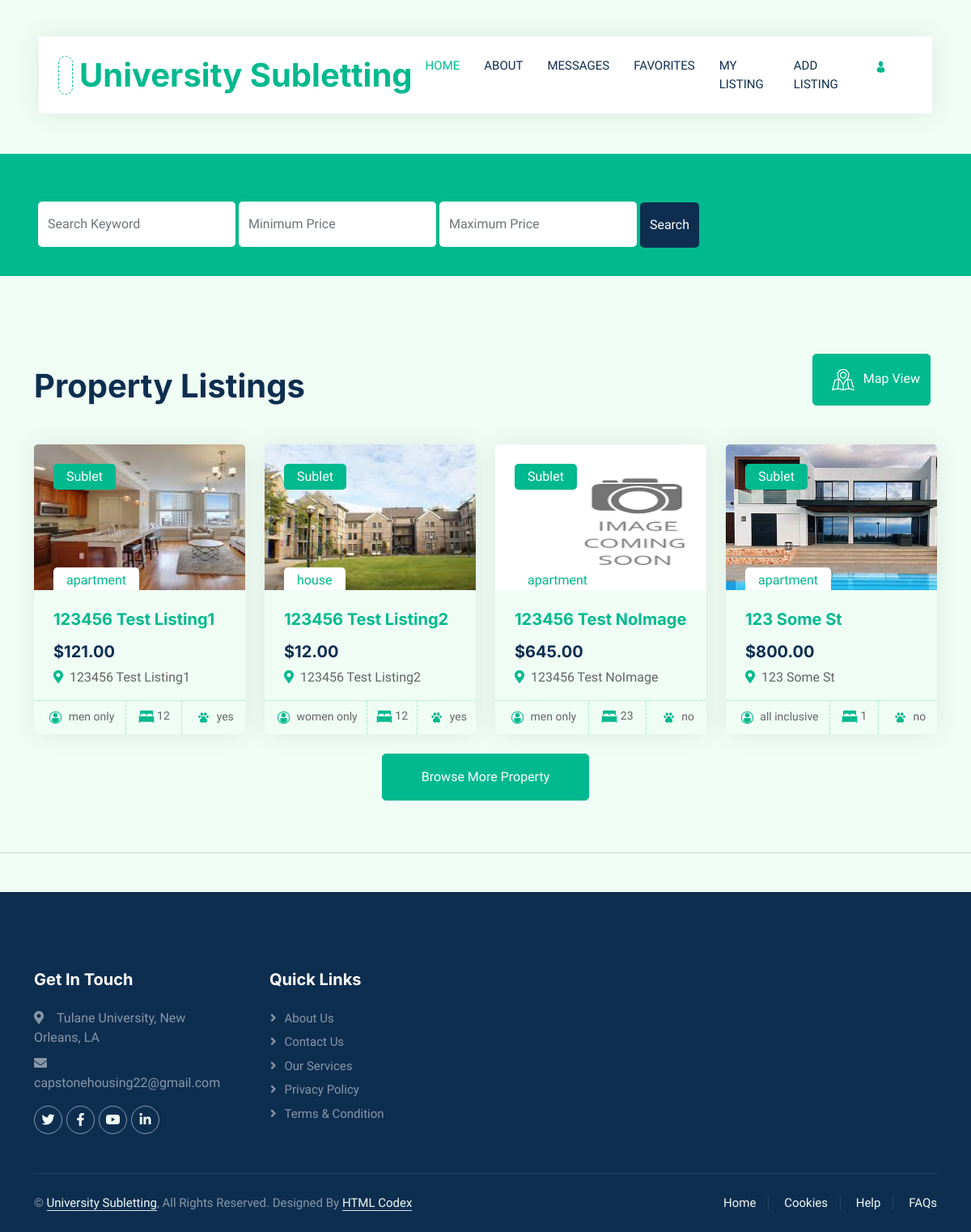
Before: /home/ with the older database file.
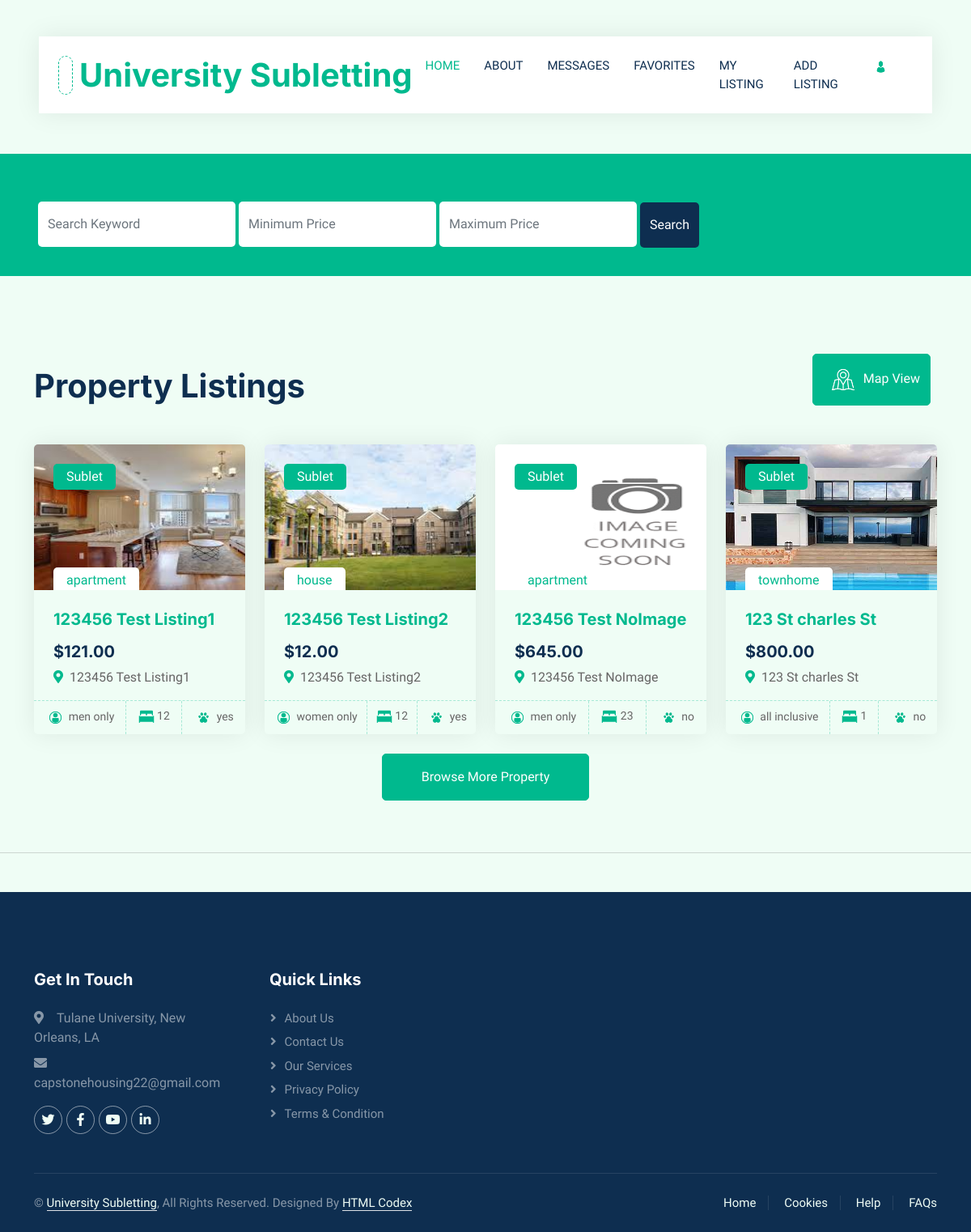
After: the same page with the newer database file.
### hello/models.py (models this page shows)
class allinformation(models.Model):
    user = models.ForeignKey(User, on_delete=models.CASCADE, null=True)
    address = models.CharField(max_length=200, blank=True, null=True)
    city = models.CharField(max_length=200, blank=True, null=True)
    zip = models.IntegerField( blank=True, null=True)
    state = models.CharField(max_length=22, blank=True, null=True)
    hometype = models.CharField(max_length=100, blank=True, null=True)
    monthlyprice = models.DecimalField(max_digits = 100, decimal_places=2, blank=True, null=True)
    securitydeposit = models.DecimalField(max_digits = 100, decimal_places=2, blank=True, null=True)
    numbertenants = models.IntegerField(blank=True, null=True)
    gender = models.CharField(max_length=20, blank=True, null=True)
    beds = models.IntegerField( blank=True, null=True)
    addrentinfo = models.CharField(max_length=300, blank=True, null=True)
    parking = models.CharField(max_length=4, blank=True, null=True)
    pets = models.CharField(max_length=4, blank=True, null=True)
    laundry = models.CharField(max_length=20, blank=True, null=True)
    addamenityinfo = models.CharField(max_length=300, blank=True, null=True)
    image = models.ImageField(upload_to="images/",default="images/image_coming_soon.png", height_field=None, width_field=None, max_length=100,blank=True, null=True)

### hello/views.py (the view)
# urls.py: path("home/", views.home, name="home"),
def home(request):
    shome_list = allinformation.objects.all()
    return render(request, 'hello/home.html', {'shome_list': shome_list})

### hello/templates/hello/home.html (shortened to what the changed rows need)
{% extends "hello/layout.html" %}
{% load static %}
{% block content %}
    <head>
        <link href="https://cdnjs.cloudflare.com/ajax/libs/font-awesome/5.10.0/css/all.min.css" rel="stylesheet">
        <link href="https://cdn.jsdelivr.net/npm/bootstrap-icons@1.4.1/font/bootstrap-icons.css" rel="stylesheet">
        <link href="{% static 'lib/animate/animate.min.css' %}" rel="stylesheet">
        <link href="{% static 'lib/owlcarousel/assets/owl.carousel.min.css' %}" rel="stylesheet">
        <link href="{% static 'hello/css/bootstrap.min.css' %}" rel="stylesheet">
        <link href="{% static 'hello/css/style.css' %}" rel="stylesheet">
    </head>
    <div class="container-fluid nav-bar bg-transparent">
        <nav class="navbar navbar-expand-lg bg-white navbar-light py-0 px-4">
            <a href="{% url 'home' %}" class="navbar-brand d-flex align-items-center text-center">
                <h1 class="m-0 text-primary">University Subletting</h1>
            </a>
        </nav>
    </div>
    <div class="container-xxl py-5">
        <div class="container">
            <div class="row g-0 gx-5 align-items-end">
                <div class="col-lg-6">
                    <div class="text-start mx-auto mb-5 wow slideInLeft" data-wow-delay="0.1s">
                        <h1 class="mb-3">Property Listings</h1>
                    </div>
                </div>
            </div>
            <div class="tab-content">
                <div id="tab-1" class="tab-pane fade show p-0 active">
                    <div class="row g-4">
                        {% for listing in shome_list%}
                        <div class="col-lg-3 col-md-6 wow fadeInUp" data-wow-delay="0.1s">
                            <a href="{% url 'view_listing' listing.id %}">
                                <div class="property-item rounded overflow-hidden">
                                    <div class="position-relative overflow-hidden">
                                        <img src="{{listing.image.url}}"  width="350" height="180" alt="Listing Picture">
                                        <div class="bg-primary rounded text-white position-absolute start-0 top-0 m-4 py-1 px-3">Sublet</div>
                                        <div class="bg-white rounded-top text-primary position-absolute start-0 bottom-0 mx-4 pt-1 px-3">{{listing.hometype}}</div>
                                    </div>
                                    <div class="p-4 pb-0">
                                        <h5 class="text-primary mb-3">{{listing.address}}</h5>
                                        <a class="d-block h5 mb-2" href="{% url 'view_listing' listing.id %}" id="{{listing.id}}">${{listing.monthlyprice}}</a>
                                        <p><i class="fa fa-map-marker-alt text-primary me-2"></i>{{listing.address}}</p>
                                    </div>
                                    <div class="d-flex border-top">
                                        <small class="flex-fill text-center border-end py-2"><img class="img-fluid" src="{% static 'hello/images/icon-person.png'%}" alt="Icon" style="width: 25px; height: 25px;"></img> {{listing.gender}}</small>
                                        <small class="flex-fill text-center border-end py-2"><img class="img-fluid " src="{% static 'hello/images/icon-bed.png'%}" alt="Icon" style="width: 20px; height: 20px;"></img> {{listing.beds}}</small>
                                        <small class="flex-fill text-center py-2"><img class="img-fluid" src="{% static 'hello/images/icon-pet.png'%}" alt="Icon" style="width: 25px; height: 25px;"></img> {{listing.pets}}</small>
                                    </div>
                                </div>
                            </a>
                        </div>
                        {% endfor %}
                    </div>
                </div>
            </div>
        </div>
    </div>
{% endblock %}

Changed rows visible on the page:
changed allinformation "all inclusive": hometype "apartment" → "townhome"; address "123 Some St" → "123 St charles St"
